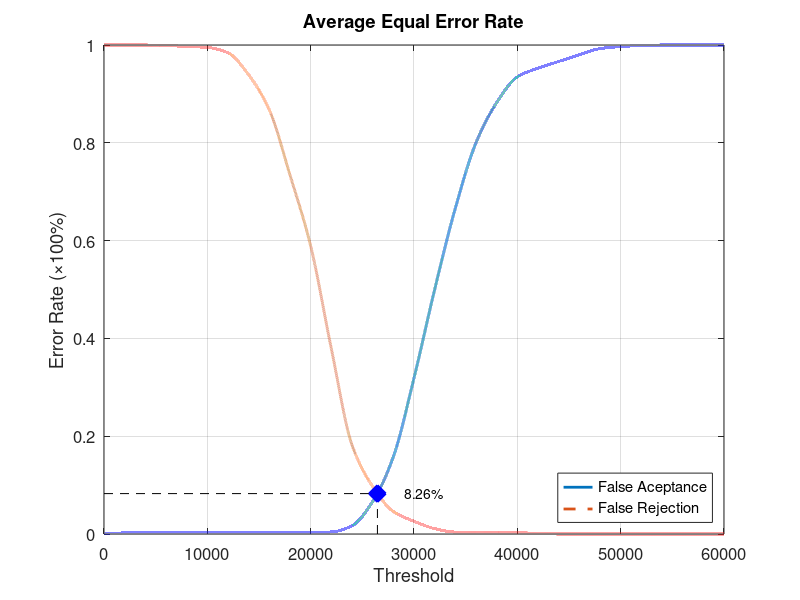
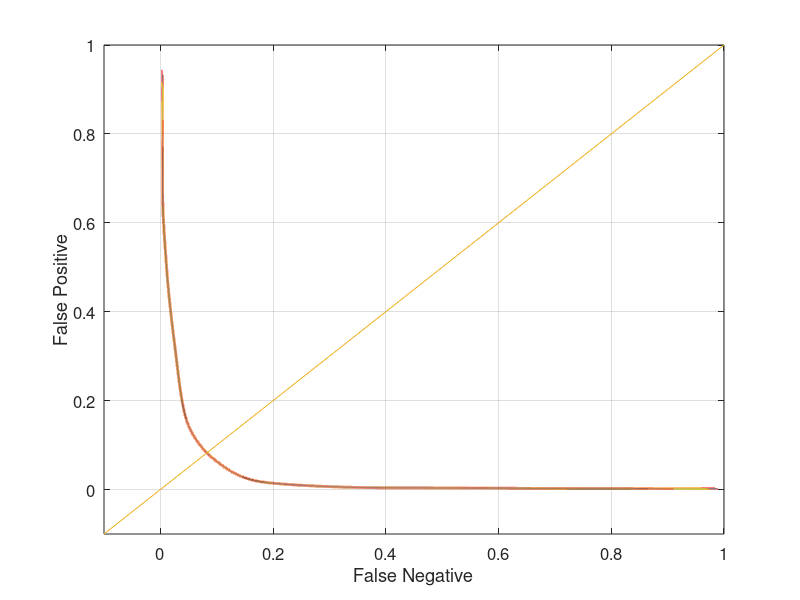

MATLAB code to generate these figures, in order:
function yEER = Database2Average
close all;
clear;
clc;
x = 0:2000:60000;
xq = 0:0.5:60000;

y0 = [0 0.00210526 0.00210526 0.00210526 0.00210526 0.00210526 0.00210526 0.00210526 0.00210526 0.00210526 0.0031579 0.00421053 0.0168421 0.0663158 0.157895 0.318947 0.5 0.666316 0.8 0.882105 0.934737 0.952632 0.966316 0.98 0.992632 0.996842 0.998947 1 1 1 1];
yy0 = interp1(x, y0, xq, 'pchip');
y1 = [1 1 1 0.999 0.997 0.995 0.984 0.939 0.867 0.734 0.589 0.379 0.182 0.097 0.046 0.026 0.011 0.004 0.004 0.004 0.003 0.001 0 0 0 0 0 0 0 0 0];
yy1 = interp1(x, y1, xq, 'pchip');

% Calculating EER: 
y2 = abs(y0 - y1);
find(y2 == min(y2))
yy2 = abs(yy0 - yy1);
xEER = find(yy2 == min(yy2));
xEERIndex = xq(xEER) % X-axis EER
yEER = yy0(xEER) % Y-axis EER

main = figure
plot(xq, yy0,'-','LineWidth', 2);	hold on
plot(xq, yy1,'--','LineWidth', 2);	hold on
plot([xEERIndex xEERIndex], [0 yEER], 'k--');	hold on
plot([0 xEERIndex], [yEER yEER], 'k--');	hold on
plot(xEERIndex, yEER, 'bx', 'LineWidth', 10);	hold on
text(xEERIndex + 10 * xEERIndex / 100, yEER, [num2str(round((10000 * yEER)) / 100) '%'])
legend('False Aceptance', 'False Rejection', 'Location', 'SouthEast')
xlabel('Threshold')
ylabel('Error Rate (\times100%)')
title('Average Equal Error Rate')
set(gca, 'FontSize', 12)
axis([0 60000 0 1])
grid on

print(main, 'Database2AverageMain', '-dpng');
FNRxFPR = figure('Color', [1 1 1]);
plot(yy1, yy0, '-', yy1, yy0, 'LineWidth', 2);
hold on
y = -0.1:0.1:1
plot(y, y); 
set(gca, 'FontSize', 12)
xlabel('False Negative')
ylabel('False Positive')
axis([-0.1 1 -0.1 1])
set(gca, 'FontSize', 12)
grid on

print(FNRxFPR, 'Database2AverageFNRxFPR','-dpng');
end
